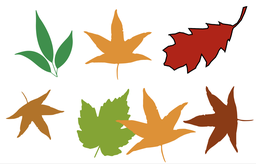
#> input picture images/leaves.png, 256 x 164 px, shrunk from 1880 x 1202 before the run
$ python sequence_ght_numba.py
#> lines starting #> are read from the running program, lines starting #| are printed output that depends on the picture; after the words box and inside, x2 and y2 are one past the last pixel; in counts of white or black regions, pixels touching at a corner belong together
#> further down, src is the input picture: shape (164, 256, 3); mean B, G, R 197.8, 216.3, 228.8
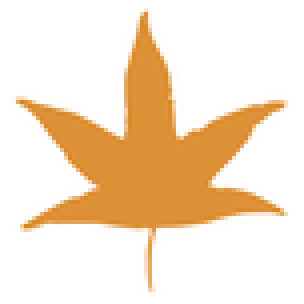
#> input picture images/leaf.png, 76 x 76 px, shrunk from 560 x 558 before the run (shown 4 times larger)
#> further down, template is the input picture: shape (76, 76, 3); mean B, G, R 204, 227, 246.4
import cv2
import math
import time
import numpy as np
import matplotlib.pyplot as plt
from numba import jit

THRESHOLD = 200
N_ROTATION_SLICES = 72
MAX_SCALE = 1.4
MIN_SCALE = 0.6
DELTA_SCALE_RATIO = 0.1
N_SCALE_SLICE = int((MAX_SCALE - MIN_SCALE) // DELTA_SCALE_RATIO + 1)
BLOCK_SIZE = 10
THRESHOLD_RATIO = 0.3
DELTA_ROTATION_ANGLE = 360 / N_ROTATION_SLICES
IMAGE_DIR = '../images'

# numpy array sobel filter
sobel_filter_x = np.array([[-1, 0, 1], [-2, 0, 2], [-1, 0, 1]])
sobel_filter_y = np.array([[-1, -2, -1], [0, 0, 0], [1, 2, 1]])


class SeqGeneralHoughTransformNumba:
    def __init__(self, src: np.array, template: np.array, image_dir=IMAGE_DIR):
#> called with image_dir = '../images'
        self.src = src
        self.height_src = src.shape[0]
#> self.height_src = 164
        self.width_src = src.shape[1]
#> self.width_src = 256
        self.template = template
        self.height_template = template.shape[0]
#> self.height_template = 76
        self.width_template = template.shape[1]
#> self.width_template = 76
        self.r_table = [[] for _ in range(N_ROTATION_SLICES)]
        self.image_dir = image_dir

    def process_template(self):
        print("----------Start processing template----------\n")
        time_process = 0

        # Gray convert
        start = time.time()
        gray_template = self.convertToGray(self.template)
        end = time.time()
        time_process += end - start

        # Sobel filter
        start = time.time()
        magnitude_x = self.convolve(sobel_filter_x, gray_template)
        magnitude_y = self.convolve(sobel_filter_y, gray_template)
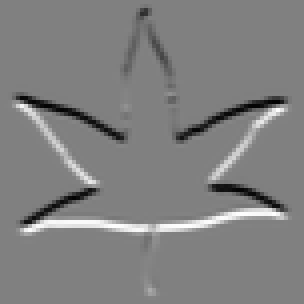
#> magnitude_y: shape (76, 76) float64 (shown 4 times larger); min -560.7, max 550, mean 0; drawn with min black and max white
        end = time.time()
        time_process += end - start

        # Magnitude and orientation
        start = time.time()
        magnitude = self.magnitude(magnitude_x, magnitude_y)
        orientation = self.orientation(magnitude_x, magnitude_y)
        end = time.time()
        time_process += end - start

        # Edge minmax
        start = time.time()
        edge_minmax = self.edgemns(magnitude, orientation)
        end = time.time()
        time_process += end - start

        # Threshold
        start = time.time()
        mag_threshold = self.threshold(edge_minmax, THRESHOLD, type_input='template')
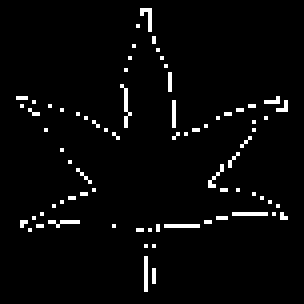
#> mag_threshold: shape (76, 76) float64 (shown 4 times larger); 3.2% white in thin lines or dots, all inside (x1, y1, x2, y2) = (4, 2, 72, 73)
        end = time.time()
        time_process += end - start

        # Create R-table
        start = time.time()
        self.create_r_table(orientation, mag_threshold)
        end = time.time()
        time_process += end - start

        print("----------End processing template----------\n")
        print(f"Time processing template: {time_process}\n")

    def accumulate_src(self):
        print("----------Start accumulating src----------\n")
        time_process = 0

        # Gray convert
        start = time.time()
        gray_src = self.convertToGray(self.src)
        end = time.time()
        time_process += end - start

        # Sobel filter
        start = time.time()
        magnitude_x = self.convolve(sobel_filter_x, gray_src)
#> magnitude_x: shape (164, 256) float64
        magnitude_y = self.convolve(sobel_filter_y, gray_src)
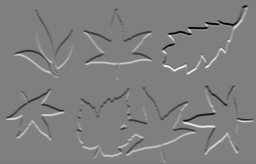
#> magnitude_y: shape (164, 256) float64; min -993.5, max 987.9, mean -0.4; drawn with min black and max white
        end = time.time()
        time_process += end - start

        # Magnitude and orientation
        start = time.time()
        magnitude = self.magnitude(magnitude_x, magnitude_y)
#> magnitude: shape (164, 256) float64
        orientation = self.orientation(magnitude_x, magnitude_y)
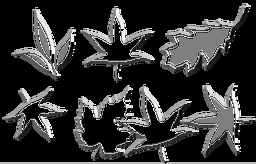
#> orientation: shape (164, 256) float64; min 0, max 360, mean 69.1; drawn with min black and max white
        end = time.time()
        time_process += end - start

        # Edge minmax
        start = time.time()
        edge_minmax = self.edgemns(magnitude, orientation)
#> edge_minmax: shape (164, 256) float64
        end = time.time()
        time_process += end - start

        # Threshold
        start = time.time()
        mag_threshold = self.threshold(edge_minmax, THRESHOLD)
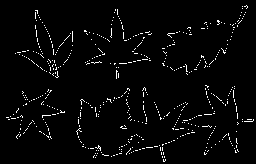
#> mag_threshold: shape (164, 256) float64; 2.9% white in thin lines or dots
        end = time.time()
        time_process += end - start

        # Accumulate
        start = time.time()
        block_maxima, maxima_threshold = self.accumulate(mag_threshold, orientation)
#> maxima_threshold = 109
        end = time.time()
        time_process += end - start

        # Draw
        wblock = (self.width_src + BLOCK_SIZE - 1) // BLOCK_SIZE
#> wblock = 26
        hblock = (self.height_src + BLOCK_SIZE - 1) // BLOCK_SIZE
#> hblock = 17
        plt.imshow(self.src)
        for j in range(hblock):
            for i in range(wblock):
                if block_maxima[j][i]['hits'] > maxima_threshold:
                    plt.plot([block_maxima[j][i]['x']], [block_maxima[j][i]['y']], marker='o', color="yellow")

        plt.savefig(f'{self.image_dir}/output.png')
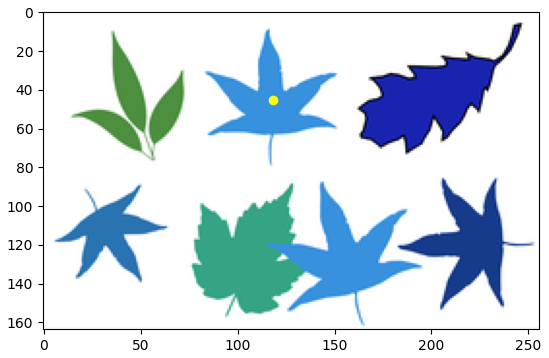
#> figure drawn by matplotlib, 1 panel; B, G, R data is drawn as R, G, B
        plt.show()

        print("----------End accumulating src----------\n")
        print(f"Time process: {time_process}s\n")

    @jit(cache=True)
    def convertToGray(self, image, type_input=None):
        result = np.zeros(image.shape[:2], dtype=np.float64)
        for i in range(image.shape[0]):
            for j in range(image.shape[1]):
                result[i][j] = 0.299 * image[i][j][0] + 0.587 * image[i][j][1] + 0.114 * image[i][j][2]

        return result

    @jit(cache=True)
    def convolve(self, sobel_filter: np.array, gray_src: np.array, axis='x', type_input=None):
        result = np.zeros_like(gray_src)
        for i in range(gray_src.shape[0]):
            for j in range(gray_src.shape[1]):
                temp = 0
                for jj in range(-1, 2):
                    for ii in range(-1, 2):
                        jj_pad = max(0, min(gray_src.shape[1] - 1, j + jj))
                        ii_pad = max(0, min(gray_src.shape[0] - 1, i + ii))
                        temp += gray_src[ii_pad][jj_pad] * sobel_filter[ii + 1][jj + 1]
                result[i][j] = temp

        return result

    @jit(cache=True)
    def magnitude(self, magnitude_x: np.array, magnitude_y: np.array, type_input=None):
        result = np.zeros_like(magnitude_x)
        for i in range(magnitude_x.shape[0]):
            for j in range(magnitude_x.shape[1]):
                result[i][j] = math.sqrt(magnitude_x[i][j] ** 2 + magnitude_y[i][j] ** 2)

        return result

    @jit(cache=True)
    def orientation(self, magnitude_x: np.array, magnitude_y: np.array):
        result = np.zeros_like(magnitude_x)
        for i in range(magnitude_x.shape[0]):
            for j in range(magnitude_x.shape[1]):
                result[i][j] = (math.atan2(magnitude_y[i][j], magnitude_x[i][j]) * 180 / math.pi + 360) % 360
        return result

    @jit(cache=True)
    def edgemns(self, magnitude: np.array, orientation: np.array, type_input=None):
        result = np.zeros_like(magnitude)
        for i in range(magnitude.shape[0]):
            for j in range(magnitude.shape[1]):
                pixel_gradient = int(orientation[i][j] // 45) * 45 % 180
                neighbour_one_i = i
                neighbour_one_j = j
                neighbour_two_i = i
                neighbour_two_j = j

                if pixel_gradient == 0:
                    neighbour_one_i = i - 1
                    neighbour_two_i = i + 1
                elif pixel_gradient == 45:
                    neighbour_one_i = i + 1
                    neighbour_one_j = j - 1
                    neighbour_two_i = i - 1
                    neighbour_two_j = j + 1
                elif pixel_gradient == 90:
                    neighbour_one_j = j - 1
                    neighbour_two_j = j + 1
                elif pixel_gradient == 135:
                    neighbour_one_i = i - 1
                    neighbour_one_j = j - 1
                    neighbour_two_i = i + 1
                    neighbour_two_j = j + 1

                neighbour_one_i = max(0, min(magnitude.shape[0] - 1, neighbour_one_i))
                neighbour_one_j = max(0, min(magnitude.shape[1] - 1, neighbour_one_j))
                neighbour_two_i = max(0, min(magnitude.shape[0] - 1, neighbour_two_i))
                neighbour_two_j = max(0, min(magnitude.shape[1] - 1, neighbour_two_j))

                neighbour_one = magnitude[neighbour_one_i][neighbour_one_j]
                neighbour_two = magnitude[neighbour_two_i][neighbour_two_j]

                if (neighbour_one <= magnitude[i][j]) & (neighbour_two <= magnitude[i][j]):
                    result[i][j] = magnitude[i][j]
                else:
                    result[i][j] = 0
        return result

    @jit(cache=True)
    def threshold(self, magnitude: np.array, threshold: int, type_input=None):
        result = np.zeros_like(magnitude)
        for i in range(magnitude.shape[0]):
            for j in range(magnitude.shape[1]):
                if magnitude[i][j] > threshold:
                    result[i][j] = 255
                else:
                    result[i][j] = 0
        return result

    @jit(cache=True)
    def create_r_table(self, orientation: np.array, magnitude_threshold: np.array):
        for i in range(orientation.shape[0]):
            for j in range(orientation.shape[1]):
                if magnitude_threshold[i][j] == 255:
                    phi = orientation[i][j] % 360
                    i_slice = int(phi // DELTA_ROTATION_ANGLE)

                    center_x = self.width_template // 2
                    center_y = self.height_template // 2
                    entry_x = center_x - j
                    entry_y = center_y - i

                    r = math.sqrt(entry_x ** 2 + entry_y ** 2)
                    alpha = math.atan2(entry_y, entry_x)

                    entry = {'r': r, 'alpha': alpha}
                    self.r_table[i_slice].append(entry)

    # [43 lines left out: function accumulate4D, not called in this run]

    @jit(cache=True)
    def accumulate(self, mag_threshold: np.array, orient: np.array):
        width = self.width_src
        height = self.height_src
        wblock = (width + BLOCK_SIZE - 1) // BLOCK_SIZE
        hblock = (height + BLOCK_SIZE - 1) // BLOCK_SIZE

        accumulator = np.zeros((hblock, wblock), dtype=np.int32)
        block_maxima = np.zeros((hblock, wblock), dtype=[('x', int), ('y', int), ('hits', int)])

        _max = 0
        for j in range(self.height_src):
            for i in range(self.width_src):
                if mag_threshold[j][i] == 255:
                    phi = orient[j][i]
                    i_slice = int(phi // DELTA_ROTATION_ANGLE)
                    entries = self.r_table[i_slice]
                    for entry in entries:
                        r = entry['r']
                        alpha = entry['alpha']
                        xc = int(i + r * math.cos(alpha))
                        yc = int(j + r * math.sin(alpha))

                        if xc < 0 or xc >= self.width_src or yc < 0 or yc >= self.height_src:
                            continue
                        accumulator[yc // BLOCK_SIZE][xc // BLOCK_SIZE] += 1
                        block_maxima[yc // BLOCK_SIZE][xc // BLOCK_SIZE]['hits'] = accumulator[yc // BLOCK_SIZE][
                            xc // BLOCK_SIZE]
                        block_maxima[yc // BLOCK_SIZE][xc // BLOCK_SIZE]['x'] = xc
                        block_maxima[yc // BLOCK_SIZE][xc // BLOCK_SIZE]['y'] = yc
                        if accumulator[yc // BLOCK_SIZE][xc // BLOCK_SIZE] > _max:
                            _max = accumulator[yc // BLOCK_SIZE][xc // BLOCK_SIZE]
        maxima_threshold = round(_max * THRESHOLD_RATIO)
        return block_maxima, maxima_threshold

if __name__ == '__main__':
    src = cv2.imread(f'{IMAGE_DIR}/leaves.png')
    template = cv2.imread(f'{IMAGE_DIR}/leaf.png')
    ght = SeqGeneralHoughTransformNumba(src, template, image_dir=IMAGE_DIR)
    ght.process_template()
    ght.accumulate_src()
